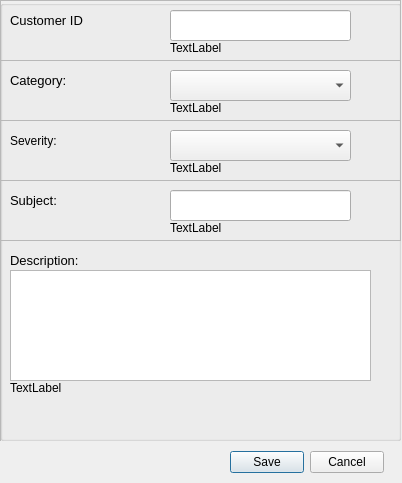
<?xml version="1.0" encoding="UTF-8"?>
<ui version="4.0">
 <class>NewTicketView</class>
 <widget class="QDialog" name="NewTicketView">
  <property name="windowModality">
   <enum>Qt::ApplicationModal</enum>
  </property>
  <property name="geometry">
   <rect>
    <x>0</x>
    <y>0</y>
    <width>402</width>
    <height>483</height>
   </rect>
  </property>
  <property name="font">
   <font>
    <pointsize>10</pointsize>
    <weight>50</weight>
    <bold>false</bold>
   </font>
  </property>
  <property name="windowTitle">
   <string>Create New Ticket</string>
  </property>
  <property name="styleSheet">
   <string notr="true">NewTicketView { background: qlineargradient(spread:pad, x1:0.573909, y1:0.693, x2:0, y2:0, stop:0 rgba(176, 227, 100, 255), stop:1 rgba(255, 255, 255, 255)); }</string>
  </property>
  <widget class="QGroupBox" name="groupBox">
   <property name="geometry">
    <rect>
     <x>0</x>
     <y>0</y>
     <width>401</width>
     <height>441</height>
    </rect>
   </property>
   <property name="font">
    <font>
     <pointsize>10</pointsize>
    </font>
   </property>
   <property name="title">
    <string/>
   </property>
   <widget class="QFrame" name="frame_2">
    <property name="geometry">
     <rect>
      <x>0</x>
      <y>0</y>
      <width>401</width>
      <height>61</height>
     </rect>
    </property>
    <property name="frameShape">
     <enum>QFrame::StyledPanel</enum>
    </property>
    <property name="frameShadow">
     <enum>QFrame::Raised</enum>
    </property>
    <widget class="QLabel" name="cusIdLabel">
     <property name="geometry">
      <rect>
       <x>10</x>
       <y>10</y>
       <width>131</width>
       <height>20</height>
      </rect>
     </property>
     <property name="font">
      <font>
       <pointsize>10</pointsize>
       <weight>50</weight>
       <bold>false</bold>
      </font>
     </property>
     <property name="text">
      <string>Customer ID</string>
     </property>
    </widget>
    <widget class="QLineEdit" name="cusIdInput">
     <property name="geometry">
      <rect>
       <x>170</x>
       <y>10</y>
       <width>181</width>
       <height>31</height>
      </rect>
     </property>
    </widget>
    <widget class="QLabel" name="cusError">
     <property name="geometry">
      <rect>
       <x>170</x>
       <y>40</y>
       <width>201</width>
       <height>16</height>
      </rect>
     </property>
     <property name="text">
      <string>TextLabel</string>
     </property>
    </widget>
   </widget>
   <widget class="QFrame" name="frame_3">
    <property name="geometry">
     <rect>
      <x>0</x>
      <y>60</y>
      <width>401</width>
      <height>61</height>
     </rect>
    </property>
    <property name="frameShape">
     <enum>QFrame::StyledPanel</enum>
    </property>
    <property name="frameShadow">
     <enum>QFrame::Raised</enum>
    </property>
    <widget class="QLabel" name="categoryLabel">
     <property name="geometry">
      <rect>
       <x>10</x>
       <y>10</y>
       <width>71</width>
       <height>21</height>
      </rect>
     </property>
     <property name="font">
      <font>
       <pointsize>10</pointsize>
       <weight>50</weight>
       <bold>false</bold>
      </font>
     </property>
     <property name="text">
      <string>Category:</string>
     </property>
    </widget>
    <widget class="QComboBox" name="categoryCombo">
     <property name="geometry">
      <rect>
       <x>170</x>
       <y>10</y>
       <width>181</width>
       <height>31</height>
      </rect>
     </property>
    </widget>
    <widget class="QLabel" name="categoryError">
     <property name="geometry">
      <rect>
       <x>170</x>
       <y>40</y>
       <width>201</width>
       <height>16</height>
      </rect>
     </property>
     <property name="text">
      <string>TextLabel</string>
     </property>
    </widget>
   </widget>
   <widget class="QFrame" name="frame_4">
    <property name="geometry">
     <rect>
      <x>0</x>
      <y>120</y>
      <width>401</width>
      <height>61</height>
     </rect>
    </property>
    <property name="frameShape">
     <enum>QFrame::StyledPanel</enum>
    </property>
    <property name="frameShadow">
     <enum>QFrame::Raised</enum>
    </property>
    <widget class="QLabel" name="severityLabel">
     <property name="geometry">
      <rect>
       <x>10</x>
       <y>10</y>
       <width>71</width>
       <height>21</height>
      </rect>
     </property>
     <property name="font">
      <font>
       <weight>50</weight>
       <bold>false</bold>
      </font>
     </property>
     <property name="text">
      <string>Severity:</string>
     </property>
    </widget>
    <widget class="QComboBox" name="severityCombo">
     <property name="geometry">
      <rect>
       <x>170</x>
       <y>10</y>
       <width>181</width>
       <height>31</height>
      </rect>
     </property>
    </widget>
    <widget class="QLabel" name="severityError">
     <property name="geometry">
      <rect>
       <x>170</x>
       <y>40</y>
       <width>201</width>
       <height>16</height>
      </rect>
     </property>
     <property name="text">
      <string>TextLabel</string>
     </property>
    </widget>
   </widget>
   <widget class="QFrame" name="frame_5">
    <property name="geometry">
     <rect>
      <x>0</x>
      <y>180</y>
      <width>401</width>
      <height>61</height>
     </rect>
    </property>
    <property name="frameShape">
     <enum>QFrame::StyledPanel</enum>
    </property>
    <property name="frameShadow">
     <enum>QFrame::Raised</enum>
    </property>
    <widget class="QLabel" name="subjectLabel">
     <property name="geometry">
      <rect>
       <x>10</x>
       <y>10</y>
       <width>71</width>
       <height>21</height>
      </rect>
     </property>
     <property name="font">
      <font>
       <pointsize>10</pointsize>
       <weight>50</weight>
       <bold>false</bold>
      </font>
     </property>
     <property name="text">
      <string>Subject:</string>
     </property>
    </widget>
    <widget class="QLineEdit" name="subjectInput">
     <property name="geometry">
      <rect>
       <x>170</x>
       <y>10</y>
       <width>181</width>
       <height>31</height>
      </rect>
     </property>
    </widget>
    <widget class="QLabel" name="subjectError">
     <property name="geometry">
      <rect>
       <x>170</x>
       <y>40</y>
       <width>201</width>
       <height>16</height>
      </rect>
     </property>
     <property name="text">
      <string>TextLabel</string>
     </property>
    </widget>
   </widget>
   <widget class="QFrame" name="frame_6">
    <property name="geometry">
     <rect>
      <x>0</x>
      <y>240</y>
      <width>411</width>
      <height>261</height>
     </rect>
    </property>
    <property name="frameShape">
     <enum>QFrame::StyledPanel</enum>
    </property>
    <property name="frameShadow">
     <enum>QFrame::Raised</enum>
    </property>
    <widget class="QLabel" name="descLabel">
     <property name="geometry">
      <rect>
       <x>10</x>
       <y>10</y>
       <width>131</width>
       <height>20</height>
      </rect>
     </property>
     <property name="font">
      <font>
       <pointsize>10</pointsize>
       <weight>50</weight>
       <bold>false</bold>
      </font>
     </property>
     <property name="text">
      <string>Description:</string>
     </property>
    </widget>
    <widget class="QPlainTextEdit" name="desInput">
     <property name="geometry">
      <rect>
       <x>10</x>
       <y>30</y>
       <width>361</width>
       <height>111</height>
      </rect>
     </property>
    </widget>
    <widget class="QLabel" name="desError">
     <property name="geometry">
      <rect>
       <x>10</x>
       <y>140</y>
       <width>201</width>
       <height>16</height>
      </rect>
     </property>
     <property name="text">
      <string>TextLabel</string>
     </property>
    </widget>
   </widget>
  </widget>
  <widget class="QDialogButtonBox" name="SaveCancelButton">
   <property name="geometry">
    <rect>
     <x>230</x>
     <y>450</y>
     <width>154</width>
     <height>25</height>
    </rect>
   </property>
   <property name="standardButtons">
    <set>QDialogButtonBox::Cancel|QDialogButtonBox::Save</set>
   </property>
  </widget>
 </widget>
 <resources/>
 <connections/>
</ui>
